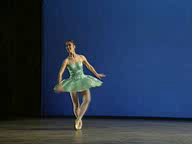
#> input picture frame 0 of examples/videos/sample_video1.avi, 192 x 144 px
$ python run_EventLocalization.py   (Python 2 division)   (older library calls are emulated)
#> lines starting #> are read from the running program, lines starting #| are printed output that depends on the picture
### src/io_module/video_reader.py
import cv2
class VideoReader(object):
	def __init__(self,filename,resize=(140,105)):
		self.filename = filename;
		self.cap = cv2.VideoCapture(filename)
		self.resize = resize
		if not self.resize is None:
			self.width = self.resize[0]#self.width = self.cap.get(cv2.cv.CV_CAP_PROP_FRAME_WIDTH)*self.resize[0]
			self.height = self.resize[1]#self.height
		else:
			self.width = self.cap.get(cv2.cv.CV_CAP_PROP_FRAME_WIDTH)
			self.height = self.cap.get(cv2.cv.CV_CAP_PROP_FRAME_HEIGHT)

		self.frames = self.cap.get(cv2.cv.CV_CAP_PROP_FRAME_COUNT)
		self.read_frames = 0;

	def __reset__(self):
		self.cap.set(cv2.cv.CV_CAP_PROP_POS_FRAMES,0);
		self.read_frames = 0;

	def read_next(self):
		if self.cap.isOpened():
			ret, frame = self.cap.read()
			self.read_frames += 1;
			if ret:
				#frame = cv2.resize(frame,(0,0),fx=self.resize[0],fy=self.resize[1]);
				if not self.resize is None:
					frame = cv2.resize(frame,self.resize);
				return frame
			return None

	def read(self,startFrame=0,numFrames=1):
		frames = [];	self.read_frames = startFrame - 1
		self.cap.set(cv2.cv.CV_CAP_PROP_POS_FRAMES,startFrame);
		while(numFrames>0):
			frame = self.read_next();
			if frame is None:# or self.read_frames > self.frames:
				break;
			frames.extend([frame]);numFrames -=1;
		return (len(frames),frames);

	# [6 lines left out: function skip_frames, not called in this run]

	def num_remaining_frames(self):
		return self.frames - self.read_frames;


	def has_next(self):
		return self.num_remaining_frames()>0;


	def close(self):
		self.cap.release();


### src/bg_sub/frame_difference.py
from numpy import float32
from cv2 import accumulateWeighted,convertScaleAbs
from bg_sub import BGSubtractionImpl

"""
	A Simple frame differencing approach when single frame given otherwise  computes moving average
	Args:
		alpha (float) : values [0-1] specifies the importance to current frame, default 0.3
"""
class FrameDifferencingImpl(BGSubtractionImpl):
	def __init__(self,alpha=0.0,threshold = 0.2):
		super(FrameDifferencingImpl,self).__init__(threshold)
		self.alpha = alpha;

	def process(self,cur_frame,prev_frames):
		assert(isinstance(prev_frames,list)),"prev_frames is not a list"
		acum_frame = float32(prev_frames[0])
		for frame in prev_frames[1:]:
			accumulateWeighted(float32(frame),acum_frame,self.alpha,None);
		absScaleFrame = convertScaleAbs(acum_frame)
		diff = self.__frame_differencing__(absScaleFrame,cur_frame)
		return diff;

### src/bg_sub/__init__.py
from cv2 import absdiff,threshold,THRESH_BINARY
from features.color import GRAY
from utils import normalize
from numpy import float32

class BGMethods(object):
	FRAME_DIFFERENCING =1;
	EIGEN_SUBSTRACTION=2;
	MOG_SUBSTRACTION = 3;

"""
	Factory method for generating instance of background subtraction technique
	Args:
		method (int) : Supports 4 different methods
			if method == 1 then frame differencing,
			else if method = 2 then eigen subtraction
			else if method == 3 then mixture of gaussian
	Returns:
		instance of BGSubtractionImpl
	Raises :
		Not Implemented error
"""
def get_instance(method):
	if method == BGMethods.FRAME_DIFFERENCING:
		from bg_sub.frame_difference import FrameDifferencingImpl
		return FrameDifferencingImpl();
	elif method == BGMethods.EIGEN_SUBSTRACTION:
		from bg_sub.eigen_sub import EigenBGSubImpl
		return EigenBGSubImpl();
	elif method == BGMethods.MOG_SUBSTRACTION:
		from bg_sub.gaussian_mixture import BackgroundSubtractorMOGImpl
		return BackgroundSubtractorMOGImpl();
	else:
		raise NotImplementedError("method=" +method +" Not implemented");


"""
	Base class for background subtraction
"""
class BGSubtractionImpl(object):
	def __init__(self,threshold = 0.1):
		self.threshold = threshold;

	def process(self):
		raise NotImplementedError

	"""
		A simple frame differencing  method with binary threshold
		Args:
			prev_frame (np.array): Previous frame having all three channels
			next_frame (np.array): Next frame having all three channels
		Returns:
			Absolute frame difference
	"""
	def __frame_differencing__(self,prev_frame,cur_frame):
		diff = absdiff(cur_frame,prev_frame);
		if diff.ndim==3:	#color input
			diff = GRAY(diff)
		variation = normalize(float32(diff));
		return variation;

	"""
		Computes mask after hresholding
		Returns:
			Mask after thresholding
	"""
	# [5 lines left out: function threshold_mask, not called in this run]

### src/saliency/__init__.py
import cv2,time,os,numpy as np
from skimage.measure import regionprops
from skimage import  segmentation, color
from skimage.feature import greycomatrix, greycoprops
from scipy.spatial.distance import pdist,squareform
from skimage.morphology import remove_small_objects
from scipy.ndimage.morphology import binary_fill_holes

from features.color import LAB,GRAY
from utils import mkdirs,normalize

KERNEL = cv2.getStructuringElement(cv2.MORPH_CROSS,(3,3));

"""
	Factory method for different saliency methdds.
	Args :
		method (int) : Repressents different saliency method,
					method = 1, Color frequency based
					method = 2, Context aware based
					method = 3, Region Contrast based
					method = 4, Spectral distribution base
		props (SaliencyProps):  Common properties on saliency method
	Returns :
		Saliency Object
	Raises:
		NotImplementedError : if method value is not valid
"""
def get_instance(method,props):
	if method == SaliencyMethods.COLOR_FREQUENCY:
		from saliency.color_frequency import ColorFrequency
		return ColorFrequency(props);
	elif method == SaliencyMethods.CONTEXT_AWARE:
		from saliency.context_aware import ContextAware
		return ContextAware(props);
	elif method == SaliencyMethods.REGION_CONTRAST:
		from saliency.region_contrast import RegionContrast
		return RegionContrast(props);
	elif method==SaliencyMethods.SPECTRAL_DISTRIBUTION:
		from saliency.spectral_distribution import SpectralDistribution
		return SpectralDistribution(props);
	else :
		raise NotImplementedError;

class SaliencyMethods(object):
	COLOR_FREQUENCY = 1;
	CONTEXT_AWARE = 2;
	REGION_CONTRAST = 3;
	SPECTRAL_DISTRIBUTION =4

"""
	Saliency Properties (__init___)
	Args :
		num_superpxiels (int): number of slic pixels, default 400,
		compactness (int): slic compactness, default 40
		threshold (float): threshold used on saliency, default 0.7,
		doProfile (bool): allow profiling default False,
		useLAB (bool): use LAB features, default True,
		useColor (bool): use color features, default True,
		useTexture (bool) : use texture features, default False,
		doCUT (bool) : perform grab cut operations, default False,
"""
class SaliencyProps(object):
	def __init__(self, num_superpixels = 50,compactness = 20, threshold = 0.8, doProfile = False,
						useLAB=True,useColor=True,useTexture=False,doCUT=True):
		self.num_superpixels = num_superpixels
		self.compactness = compactness
		self.doProfile = doProfile;
		self.useLAB = useLAB;
		self.useColor = useColor;
		self.useTexture = useTexture;
		self.threshold = threshold;
		self.doCUT = doCUT;

class Saliency(object):
	def __init__(self,props):
		self.method = None
		self.props  = props
		if self.props.doProfile:
			self.PROFILE_PATH = os.environ.get("PROFILE_PATH") + os.sep;
			mkdirs(self.PROFILE_PATH);


	"""
		Quantization of all colors using histogram equalization
		Args :
			do_equalize (bool) : perform color equalization
	"""
	def __quantize__ (self,cur_frame,do_equalize=True):
		start_time = time.time();
		q_frame = cur_frame.copy();
		if do_equalize:
			q_frame[:,:,0] = cv2.equalizeHist(cur_frame[:,:,0])
			q_frame[:,:,1] = cv2.equalizeHist(cur_frame[:,:,1])
			q_frame[:,:,2] = cv2.equalizeHist(cur_frame[:,:,2])
		if self.props.doProfile:
			cv2.imwrite(self.PROFILE_PATH + self.method+'_q.png',self.q_frame);
			print "Quantization time : ",time.time()-start_time
		return q_frame

	"""
		Extract Color properties either LAB color or RGB color
		Returns :
			Color properties
	"""
	def __extract_color__(self,frame,regions,region_props):
		num_regions = len(np.unique(regions));
		if self.props.useLAB:
			lab_frame = LAB(frame);
			color_data = np.array([np.sum(lab_frame[np.where(regions==region)],0)
											for region in range(num_regions)])
		else:
			color_data = np.array([np.sum(frame[np.where(regions==region)],0)
											for region in range(num_regions)])
		_inv_freq = 1/(region_props[1]+0.0000001); color_data = color_data*_inv_freq[:,None]
		return color_data;

	"""
		Extract GLCM based texture property
		Returns :
			Texture properties
	"""
	# [36 lines left out: function __extract_texture__, not called in this run]

	"""
		Initial segmentation using oversegmentation using slic
	"""
	def __build_region__(self,q_frame):
		start_time = time.time();
		regions = segmentation.slic(q_frame,self.props.num_superpixels, self.props.compactness,
				convert2lab=self.props.useLAB,multichannel=True)
		num_regions = len(np.unique(regions));
		s_frame = color.label2rgb(regions,q_frame, kind='avg')
		mean = np.array([region['centroid'] for region in regionprops(regions+1)])
		freq = np.array([np.sum(regions==region) for region in range(num_regions)])
		region_props = (mean,freq);

		if self.props.useColor:
			color_data = self.__extract_color__(q_frame,regions,region_props);
		if self.props.useTexture:
			texture_data = self.__extract_texture__(q_frame,regions,region_props);

		if self.props.useTexture and self.props.useColor:
			data = np.hstack((color_data,texture_data))
		elif self.props.useTexture:
			data = texture_data
		else :
			data = color_data

		if self.props.doProfile:
			cv2.imwrite(self.PROFILE_PATH+self.method+'_s.png',s_frame);
			print "Build region (preprocess) : ",time.time()-start_time

		return (num_regions,regions,region_props,data);

	# [8 lines left out: function __morph_ops__, not called in this run]

	"""
		Performs saliency cut using the grab cut algorithm, if doCUT set false then it just applies threshold
	"""
	# [24 lines left out: function saliency_cut, not called in this run]


	def __performSaliency__(self):
		raise NotImplementedError;

	"""
		Process the given input frame
	"""
	def process(self,cur_frame):
		shape = cur_frame.shape;
		q_frame = self.__quantize__(cur_frame)						# returns q_frame
		region_desc = self.__build_region__(q_frame)				# returns color, mean, freq
		saliency = self.__performSaliency__(region_desc);		# returns saliency
		return np.float32(saliency);


### src/saliency/region_contrast.py
import time,cv2
import numpy as np
from utils import normalize,pdist2
from saliency import Saliency
from scipy.spatial.distance import pdist,squareform

class RegionContrast(Saliency):
	def __init__(self, properties):
		self.color_weight = 0.05;
		self.dist_weight = 0.2
		super(RegionContrast, self).__init__(properties);
		self.method = "rc"

	def __performSaliency__(self,region_desc,useDistribution=False):
		start_time = time.time();
		(num_regions,regions,region_props,data) = region_desc
		frame_shape = regions.shape;

		_norm = np.sqrt(frame_shape[0]*frame_shape[0] + frame_shape[1]*frame_shape[1]);
		allp_exp_dist=np.exp(-squareform(pdist(region_props[0]))/(_norm*self.dist_weight));
		norm_dist=1/np.sum(allp_exp_dist,0)
		allp_col_dist =  squareform(pdist(data))
		allp_exp_dist = allp_exp_dist*norm_dist[:,None]
		uniqueness =normalize(np.sum(allp_col_dist*allp_exp_dist,0));

		if useDistribution:
			allp_exp_col_dist = np.exp(allp_col_dist/(np.max(allp_col_dist)*self.color_weight));
			norm_col_dist=1/np.sum(allp_exp_col_dist,0)
			allp_exp_col_dist = allp_exp_col_dist*norm_col_dist[:,None];
			weighted_mean = np.dot(allp_exp_col_dist,region_props[0])
			allp_mean_var = pdist2(region_props[0],weighted_mean)
			distribution = normalize(np.sum(allp_mean_var*allp_exp_col_dist,0))
			saliency = normalize(uniqueness*np.exp(-1*distribution))
		else:
			saliency = uniqueness

		saliency  = sum([np.where(regions==region,saliency[region],0)
								for region in range(num_regions)],0)
		if self.props.doProfile:
			u_frame = sum([np.where(regions==region,255*uniqueness[region],0)
							for region in range(num_regions)],0)
			cv2.imwrite(self.PROFILE_PATH+self.method+'_u.png',u_frame);
			if useDistribution:
				d_frame = sum([np.where(regions==region,255*distribution[region],0)
						for region in range(num_regions)],0)
				cv2.imwrite(self.PROFILE_PATH+self.method+'_d.png',d_frame);
			cv2.imwrite(self.PROFILE_PATH+self.method+'_p.png',np.uint8(saliency*255));
			print "Region contrast : ",time.time()-start_time

		return saliency;

### src/utils/__init__.py
import numpy as np
import os,errno
APPROX_ZERO = 0.0000001
"""
	Normalizes the _input vector/matrix based on maximum and minimum value
"""
def normalize(_input):
	_max = np.max(_input); _min = np.min(_input)
	return (_input-_min)/np.float32((_max-_min+APPROX_ZERO));


"""
	Normalizes matrix along column or row
		axis = 0 across column,
		axis = 1 across row
"""
# [7 lines left out: function normalize2D, not called in this run]

"""
	Computes the pairwise euclidean distance across every pair of vector in A & B
"""
# [10 lines left out: functions pdist2, getDirectories, not called in this run]


"""
	Creates directory if dirpath is valid or
"""
# [10 lines left out: function mkdirs, not called in this run]

"""
	Its a dummy task object which nullifies asynchs
"""
class DummyTask:
    def __init__(self, data):
        self.data = data
    def ready(self):
        return True
    def get(self):
        return self.data


# [11 lines left out: function create_folder_structure_if_not_exists, not called in this run]

### src/features/color.py
from cv2 import cvtColor
from cv2 import COLOR_RGB2GRAY,COLOR_RGB2YUV,COLOR_RGB2LAB

"""
	Convert from RGB to LAB
"""
def LAB(image):
	return cvtColor(image,COLOR_RGB2LAB);


"""
	Convert from RGB to YUV
"""
def YUV(image):
	return cvtColor(image,COLOR_RGB2YUV);

"""
	Convert from RGB to GRAY
"""
def GRAY(image):
	return cvtColor(image,COLOR_RGB2GRAY);

### src/smoothing/__init__.py
import cv2,numpy as np
from utils import normalize
from skimage.measure import label
from skimage.morphology import remove_small_objects
from scipy.ndimage.morphology import binary_fill_holes

KERNEL = cv2.getStructuringElement(cv2.MORPH_CROSS,(3,3));

class SmoothMethods(object):
	EIGEN_BASED = 1
	GMM_BASED = 2
	SSL_BASED = 3


"""
	Perfrom tempral smoothing of mask obtained on each frame
	Args:
		_feats  (function) : feature extraction function
		numVectors (int) : number of eigen direction, must be less than number of features dimension
		method (int) : method = 1, then eigen based method
					   method = 2 then gmm based method ,
					   method = 3 then ssl based method ,
					   ellse Raise exception
"""
def get_instance(_feats,method):
	if method == SmoothMethods.EIGEN_BASED:
		from smoothing.eigen_based import EigenBased as Smoothner
		return Smoothner(_feats);
	elif method == SmoothMethods.GMM_BASED:
		from smoothing.gmm_based import GMMBased as Smoothner
		return Smoothner(_feats);
	elif method == SmoothMethods.SSL_BASED:
		from smoothing.ssl_based import SSLBased as Smoothner
		return Smoothner(_feats);
	else:
		raise NotImplementedError;

class Smoothing(object):
	def __init__(self,_feats):
		self.feats = _feats
	"""
		Performs smoothing on list of frames,
		Args:
			blocks (list) : list of frames
			mask (list) : list of frame masks
			smoothFrames (list) : list of frame indexes that needs to be smoothened
		Returns:
			new mask for all smoothFrames.
	"""
	def process(self,blocks,masks,smoothFrames=None):
		raise NotImplementedError;

	# [31 lines left out: functions __post_process__, __morphologicalOps__, __remove_spurious__, not called in this run]


### src/smoothing/gmm_based.py
import time,numpy as np,cv2
from sklearn.mixture import GMM as GMM
from sklearn.cluster import KMeans

from  smoothing import Smoothing
from utils import normalize


RANDOM = 12

class GMMBased(Smoothing):
	def __init__(self,_feats, numMixtures = 2):
		super(GMMBased,self,).__init__(_feats)
		self.numMixtures =  numMixtures
		self.threshold = 0.7
		self.fg_gmm = None
		self.bg_gmm = None


	# [77 lines left out: functions __compute_mean__, __fit_model__, __build_model__, __get_score__, eigenSmoothing, process, not called in this run]

### src/run_EventLocalization.py
import os,cv2,numpy as np,time;
from skimage.morphology import remove_small_objects
from skimage.measure import label
from scipy.ndimage.morphology import binary_fill_holes
from utils import DummyTask
from multiprocessing.pool import ThreadPool
from collections import deque

from features.color import GRAY
from io_module.video_reader import VideoReader
from io_module.video_writer import VideoWriter
from saliency import SaliencyProps,SaliencyMethods,get_instance as sal_instance
from bg_sub import get_instance,BGMethods
from smoothing import get_instance as smooth_instance,SmoothMethods
from features.pixellete import allFeats as feats
from utils import normalize,create_folder_structure_if_not_exists

MAX_COLORS = 100
RANDOM_COLORS = np.random.randint(256, size=(MAX_COLORS, 3))
KERNEL = cv2.getStructuringElement(cv2.MORPH_CROSS,(3,3));
bgdModel = np.zeros((1,65),np.float64); fgdModel = np.zeros((1,65),np.float64)


# [14 lines left out: function __morphologicalOps__, not called in this run]

def compute_fgbg_masks(vidreader,sal,bg,num_prev_frames=1,threaded=False,num_blocks=20):
	start = time.time();
	def compute_mask(frameIdx,frames):
		num_frames = len(frames);	_idx = num_prev_frames
		fgMasks = []; bgMasks = [];
		while _idx<num_frames:
			prev_frames = frames[_idx-num_prev_frames:_idx]
			bg_variation = bg.process(frames[_idx],prev_frames);
			saliency = sal.process(frames[_idx]);
			_idx += 1;	saliency_prob =  normalize(7*bg_variation  + 3*saliency);
			_,fgmask = cv2.threshold(saliency_prob ,0.5,1,cv2.THRESH_BINARY)
			_,bgmask = cv2.threshold(bg_variation,0.1,1,cv2.THRESH_BINARY_INV)
			name = "test_results/smoothening/{0}_sal.png".format(frameIdx-num_blocks-num_prev_frames+_idx);
			zero_frame= np.zeros(frames[0].shape,dtype = np.uint8);
			zero_frame[:,:,2]=fgmask*255;
			zero_frame[:,:,1]=bgmask*255;
			_prob = cv2.cvtColor(saliency_prob*255,cv2.COLOR_GRAY2RGB);
			out = cv2.addWeighted(np.uint8(_prob),0.6,zero_frame,0.4,0);
			cv2.imwrite(name,out)

			fgMasks.extend([fgmask]); bgMasks.extend([bgmask])
		return (frameIdx,fgMasks,bgMasks);
	frameFgMasks = []; frameBgMasks = [];
	frameIdx = num_prev_frames+num_blocks; N = vidreader.frames;
	threadn = cv2.getNumberOfCPUs();	pool = ThreadPool(processes = threadn/2);
	pending = deque();	N = vidreader.frames;
	while True:
		while len(pending) > 0 and pending[0].ready():
			task = pending.popleft()
			idx,fgmask,bgmask  = task.get()
			frameFgMasks.extend(fgmask); frameBgMasks.extend(bgmask);
			print 'Computing Mask ... {0}%\r'.format((idx*100/N)),
		if len(pending) < threadn and frameIdx-num_prev_frames-num_blocks < N:
			(cnt,frames) = vidreader.read(frameIdx-num_prev_frames-num_blocks,num_prev_frames+num_blocks);
			if cnt >= num_prev_frames:
				if threaded:
					task = pool.apply_async(compute_mask,[min(frameIdx,N),frames]);
				else:
					task = DummyTask(compute_mask(min(frameIdx,N),frames));
				pending.append(task)
			frameIdx += num_blocks;
		if len(pending) == 0:
			break;
	time_taken = time.time()-start;
	print "Computing Mask ... [DONE] in ",time_taken," seconds"
	return (frameFgMasks,frameBgMasks)

# [65 lines left out: functions perform_smoothing, write_video, open_write_header, extract_feats, not called in this run]
	#print "Extracting Feats .... [DONE] in ",time_taken," seconds"

def process(vidreader,sal,bg,smoothner,num_prev_frames=2 ,num_blocks=10, write_path=None,
				extract_path=None,window_size=5,overlap=2,threaded=False):
	fgMasks,bgMasks = compute_fgbg_masks(vidreader,sal,bg,num_prev_frames,threaded);
#> the loop in read, `while(numFrames>0):` made 23 passes
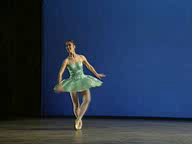
#> input picture frame 0 of examples/videos/sample_video1.avi, 192 x 144 px
#> pass 1, in read_next, `frame = cv2.resize(frame,self.resize);`:
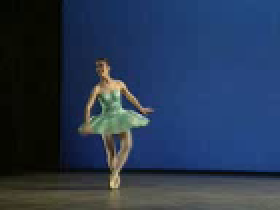
#> frame: shape (105, 140, 3) (shown 2 times larger); mean B, G, R 81, 55.9, 39.6
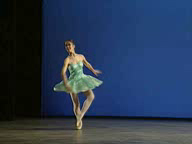
#> input picture frame 1 of examples/videos/sample_video1.avi, 192 x 144 px
#> pass 3, in read_next (call 3), `ret, frame = self.cap.read()`:
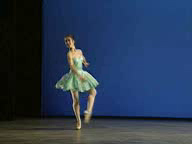
#> frame: shape (144, 192, 3); mean B, G, R 81.6, 56.4, 39.8
#> pass 3, in read_next (call 3), `frame = cv2.resize(frame,self.resize);`:
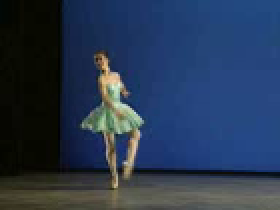
#> frame: shape (105, 140, 3) (shown 2 times larger); mean B, G, R 81.6, 56.3, 39.7
#> after the loop in read, `while(numFrames>0):`: frames = 23 items; numFrames = 0
#> in compute_fgbg_masks, `(cnt,frames) = vidreader.read(frameIdx-num_prev_frames-num_blocks,num_..`: cnt = 23; frames = 23 items
#> in compute_mask, `num_frames = len(frames)`: num_frames = 23
#> the loop in compute_mask, `while _idx<num_frames:` made 20 passes
#> pass 1, in __frame_differencing__, `diff = absdiff(cur_frame,prev_frame);`:
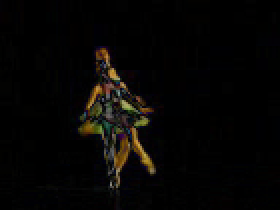
#> diff: shape (105, 140, 3) (shown 2 times larger); mean of channels 0, 1, 2 4.2, 5.6, 6.7; drawn as B, G, R
#> pass 1, in __frame_differencing__, `diff = GRAY(diff)`:
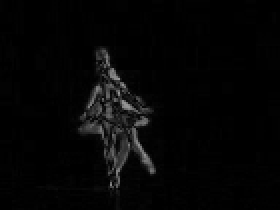
#> diff: shape (105, 140) (shown 2 times larger); min 0, max 150, mean 5.3
#> pass 1, in __frame_differencing__, `variation = normalize(float32(diff));`:
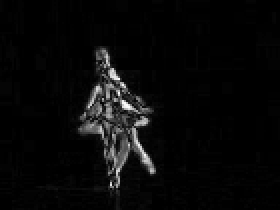
#> variation: shape (105, 140) float32 (shown 2 times larger); min 0, max 1, mean 0.0356
#> after the loop in compute_mask, `while _idx<num_frames:`: bgMasks = 20 items
#> (the rest of the program and of its run is left out)
